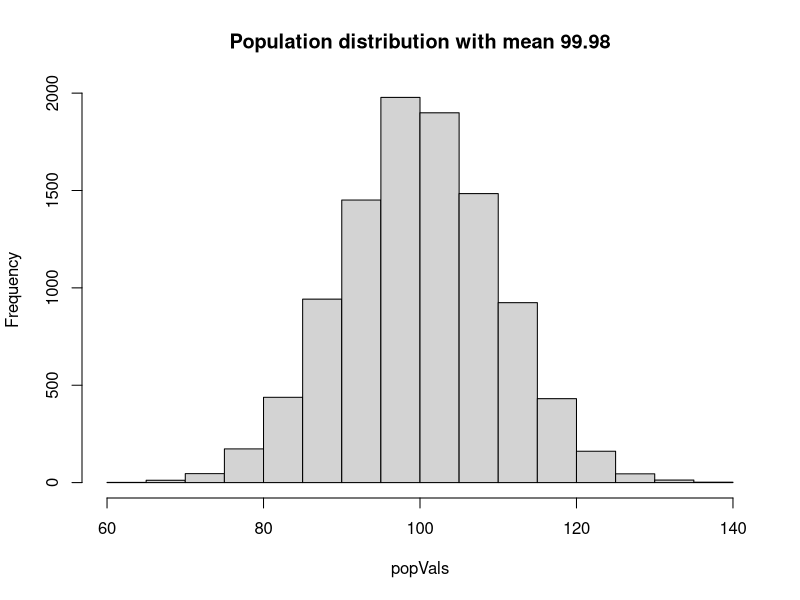
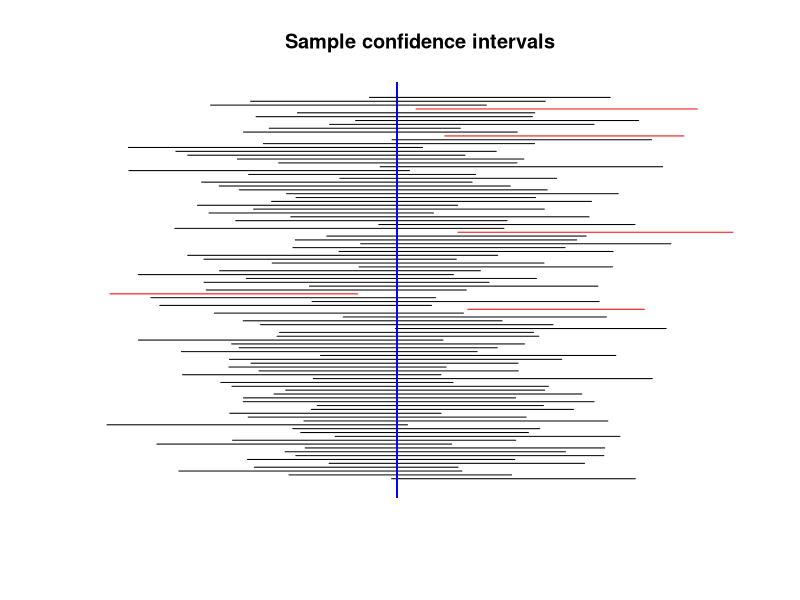

R code for these plots, in order:
### CLEAN WORKSPACE AND SOURCE FUNCTIONS ####
# Clear all objects
rm(list=ls())

# Clear all plots
dev.off()

# Library
library(dplyr)

# Create population
set.seed(123)
popSize= 10000
popVals= rnorm(n= popSize, mean= 100, sd= 10)

# Visualise distibution and mean
meanPop= mean(popVals)
hist(popVals, main= paste('Population distribution with mean', round(meanPop, 2)))

# Demonstrate confidence interval based on small sample

# Draw multiple samples od the same size
sampleSize= 30
sims= 100

testResults= vector(, length = sims)
lowerCIVector= vector(, length = sims)
upperCIVector= vector(, length = sims)

pb = txtProgressBar(min = 0, max = sims, initial = 0)

for(i in 1:sims)
{
  setTxtProgressBar(pb,i)
  
  set.seed(i)
  # Take random sample
  samplePop= sample(popVals, size= sampleSize, replace = F)
  
  # Get sample mean
  meanPE= mean(samplePop)
  
  # Get standard error which is based on standard deviation of the draw sample
  SE= sd(samplePop)/sqrt(sampleSize)
  
  # Test if pop mean between CI
  testResults[i]= between(meanPop, meanPE - 1.96 * SE, meanPE + 1.96 * SE)
  
  # Record result
  lowerCI= meanPE - 1.96 * SE
  upperCI= meanPE + 1.96 * SE
  lowerCIVector[i]= lowerCI
  upperCIVector[i]= upperCI
}


# Draw plot demonstrating how many samples CI capture the true population parameter
# Any CI that captures the true mean is coloured black
plot.new()
title(main = "Sample confidence intervals")
plot.window(xlim= c(min(lowerCIVector), max(upperCIVector)), ylim= c(0, sims * 3))
for(i in 1:sims)
{
  colCI= ifelse(testResults[i], "black", "red")
  # Draw CI
  segments(lowerCIVector[i], i*3, upperCIVector[i], i*3, col= colCI)
  # Draw true mean line
  abline(v = meanPop, col= "blue")
}

############################################################
### APPROXIMATES CI USING BOOTSRAPPING ON A SMALL SAMPLE ###
############################################################

# Take small sample

smallSampleSize= 10
smallSample= sample(popVals, size= smallSampleSize, replace = F)

# Get sample mean
meanPE= mean(smallSample)

# Get standard error which is based on standard deviation of the draw sample
SE= sd(smallSample)/sqrt(sampleSize)

# Bootsrapping is where you resample with replacement many times

# Bootstrap samples
bootStrapNo = 10000
# Note add replacement
bootStrapSamples= sample(smallSample, size= bootStrapNo * smallSampleSize, replace = T)

# Populate matrix
bootStrapMatrix= matrix(bootStrapSamples, nrow= bootStrapNo, byrow= TRUE)


